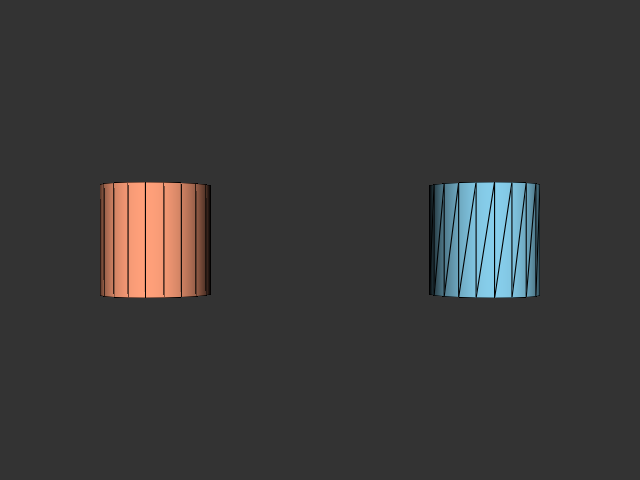

Here is the Python script that generated this plot:
#!/usr/bin/env python

# Triangulate a cylinder (which has quad and polygon faces) using
# vtkTriangleFilter and display the original and triangulated meshes.

# Factory overrides: importing these modules registers the OpenGL rendering
# and interaction style implementations for vtkRenderingCore factory classes.
import vtkmodules.vtkInteractionStyle  # noqa: F401
import vtkmodules.vtkRenderingOpenGL2  # noqa: F401
# VTK pipeline classes used in this example
from vtkmodules.vtkFiltersCore import vtkTriangleFilter
from vtkmodules.vtkFiltersSources import vtkCylinderSource
from vtkmodules.vtkRenderingCore import (
    vtkActor,
    vtkPolyDataMapper,
    vtkRenderWindow,
    vtkRenderWindowInteractor,
    vtkRenderer,
)

# Colors (normalized RGB)
light_salmon_rgb = (1.0, 0.627, 0.478)
sky_blue_rgb = (0.529, 0.808, 0.922)
background_rgb = (0.2, 0.2, 0.2)

# Source: generate a cylinder with quad faces and polygon caps
cylinder_source = vtkCylinderSource()
cylinder_source.SetResolution(20)

# Mapper: map the original cylinder (has quads + polygons)
original_mapper = vtkPolyDataMapper()
original_mapper.SetInputConnection(cylinder_source.GetOutputPort())

# Actor: assign the original cylinder (light salmon), offset left
original_actor = vtkActor()
original_actor.SetMapper(original_mapper)
original_actor.GetProperty().SetColor(light_salmon_rgb)
original_actor.GetProperty().EdgeVisibilityOn()
original_actor.SetPosition(-1.5, 0, 0)

# Filter: convert all polygons to triangles
triangle_filter = vtkTriangleFilter()
triangle_filter.SetInputConnection(cylinder_source.GetOutputPort())

# Mapper: map the triangulated cylinder
triangulated_mapper = vtkPolyDataMapper()
triangulated_mapper.SetInputConnection(triangle_filter.GetOutputPort())

# Actor: assign the triangulated cylinder (sky blue), offset right
triangulated_actor = vtkActor()
triangulated_actor.SetMapper(triangulated_mapper)
triangulated_actor.GetProperty().SetColor(sky_blue_rgb)
triangulated_actor.GetProperty().EdgeVisibilityOn()
triangulated_actor.SetPosition(1.5, 0, 0)

# Renderer: assemble the scene
renderer = vtkRenderer()
renderer.AddActor(original_actor)
renderer.AddActor(triangulated_actor)
renderer.SetBackground(background_rgb)

# Render window: display the rendered scene
render_window = vtkRenderWindow()
render_window.AddRenderer(renderer)
render_window.SetWindowName("triangle")
render_window.SetMultiSamples(0)
render_window.SetSize(640, 480)

# Interactor: handle mouse and keyboard events
render_window_interactor = vtkRenderWindowInteractor()
render_window_interactor.SetRenderWindow(render_window)

# Scene: configure the camera
renderer.ResetCamera()

# Start: launch the interactive visualization
render_window_interactor.Initialize()
render_window_interactor.Start()
